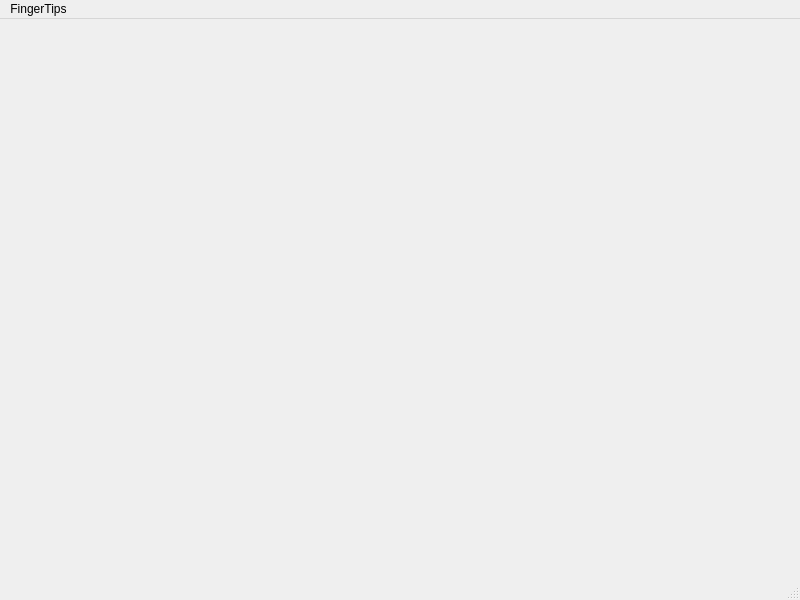
<?xml version="1.0" encoding="UTF-8"?>
<ui version="4.0">
 <class>MainWindow</class>
 <widget class="QMainWindow" name="MainWindow">
  <property name="geometry">
   <rect>
    <x>0</x>
    <y>0</y>
    <width>800</width>
    <height>600</height>
   </rect>
  </property>
  <property name="windowTitle">
   <string>MainWindow</string>
  </property>
  <widget class="QWidget" name="centralwidget"/>
  <widget class="QMenuBar" name="menubar">
   <property name="geometry">
    <rect>
     <x>0</x>
     <y>0</y>
     <width>800</width>
     <height>34</height>
    </rect>
   </property>
   <widget class="QMenu" name="menuFingerTips">
    <property name="title">
     <string>FingerTips</string>
    </property>
   </widget>
   <addaction name="menuFingerTips"/>
  </widget>
  <widget class="QStatusBar" name="statusbar"/>
 </widget>
 <resources/>
 <connections/>
</ui>
